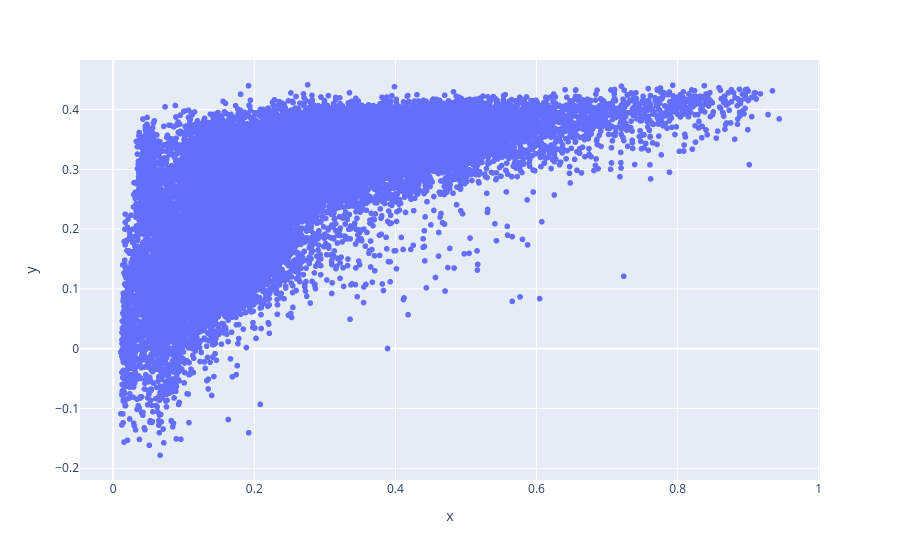

Source (notebook cell):
### Code cell
X = feature_df.values
y = score_df.DockQ.values

pls = PLSRegression(n_components=2)
pls.fit(X, y)

y_hat = pls.predict(X)
px.scatter(x=y, y=y_hat).show()
print(spearmanr(y, y_hat))
print(pearsonr(y, y_hat))

### Figure 1 — Plotly figure (JSON) as saved in the notebook; plotly's stock layout.template omitted (floating-point values rounded to 4 significant figures; data arrays with more than 128 entries replaced by an {"elided": "..."} marker saying what was removed)
{"data": [{"hovertemplate": "x=%{x}<br>y=%{y}<extra></extra>", "legendgroup": "", "marker": {"color": "#636efa", "symbol": "circle"}, "mode": "markers", "name": "", "showlegend": false, "type": "scattergl", "x": {"elided": "37461 float values"}, "xaxis": "x", "y": {"elided": "37461 float values"}, "yaxis": "y"}], "layout": {"legend": {"tracegroupgap": 0}, "margin": {"t": 60}, "xaxis": {"anchor": "y", "domain": [0, 1], "title": {"text": "x"}}, "yaxis": {"anchor": "x", "domain": [0, 1], "title": {"text": "y"}}}}
